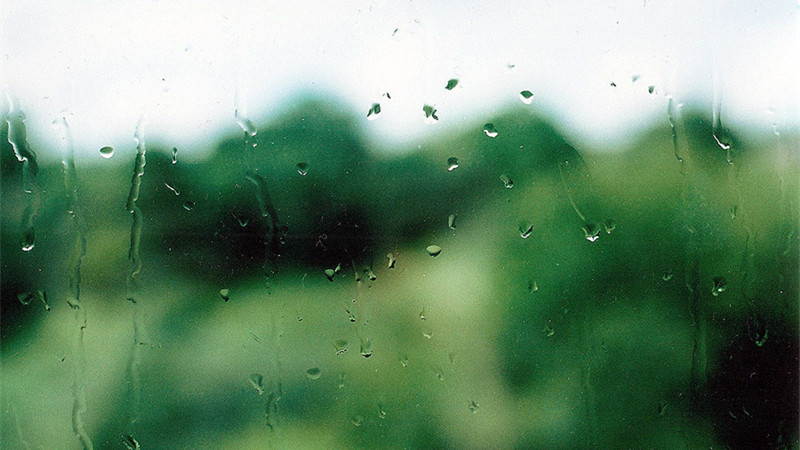
//> input picture opencv_base/IOU/rain.jpg, 800 x 450 px
$ ./main ../opencv_base/IOU/rain.jpg   (built with g++ and OpenCV 4)
//> lines starting //> are read from the running program, lines starting //| are printed output that depends on the picture; after the words box and inside, x2 and y2 are one past the last pixel; in counts of white or black regions, pixels touching at a corner belong together
#include "opencv2/core/core.hpp"
#include "opencv2/imgproc/imgproc.hpp"
#include "opencv2/highgui/highgui.hpp"
#include <iostream>
#include <stdlib.h>
#include <stdio.h>

using namespace cv;
using namespace std;


Mat g_src,g_src_gray;
int thresh = 100;
int max_thresh = 255;
RNG rng(12345);

static void thresh_callback(int,void *);

int main(int argc, char ** argv)
{
	g_src = imread(argv[1],1);
//> g_src is the input picture: 450 rows x 800 cols, CV_8UC3; mean B, G, R 113.5, 142, 109.7
	if(!g_src.data){
		printf("imread load failed\n");
		return -1;
	}

	cvtColor(g_src,g_src_gray,CV_BGR2GRAY);
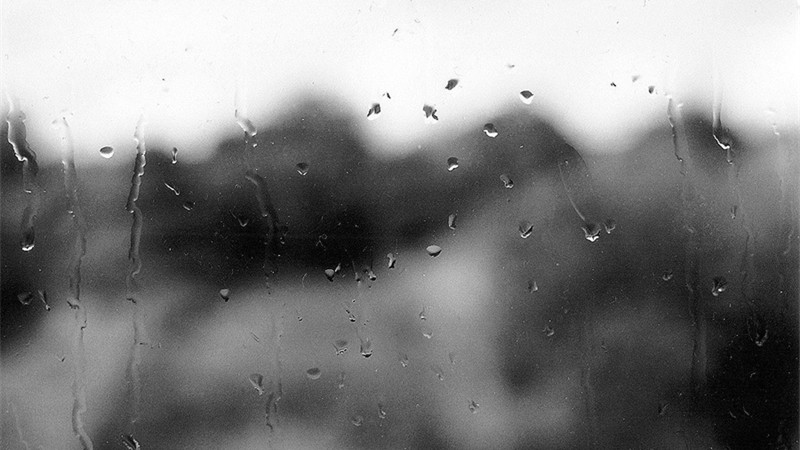
//> g_src_gray: 450 rows x 800 cols, CV_8UC1; min 0, max 255, mean 129.1
	blur(g_src_gray,g_src_gray,Size(3,3));

	char *source_window = "Source";
	namedWindow(source_window,CV_WINDOW_AUTOSIZE);
	imshow(source_window,g_src);

	createTrackbar("Canny thresh",source_window,&thresh,max_thresh,thresh_callback);
	thresh_callback(0,0);

   	waitKey(0);

    return 0;
}

/*
    CV_RETR_EXTERNAL=0,
    CV_RETR_LIST=1,
    CV_RETR_CCOMP=2,
    CV_RETR_TREE=3,
    CV_RETR_FLOODFILL=4
*/
#define CV_CUSTOM_MODE CV_RETR_TREE

/*
    CV_CHAIN_CODE=0,
    CV_CHAIN_APPROX_NONE=1,
    CV_CHAIN_APPROX_SIMPLE=2,
    CV_CHAIN_APPROX_TC89_L1=3,
    CV_CHAIN_APPROX_TC89_KCOS=4,
    CV_LINK_RUNS=5
*/

#define CV_CUSTOM_METHOD CV_CHAIN_APPROX_SIMPLE

static void thresh_callback(int,void *)
{

//	Mat canny_output;
	Mat threshold_output;
	vector<vector<Point> >  contours;
	vector<Vec4i> hierarchy;

//	Canny(g_src_gray,canny_output,thresh,thresh*2,3);
	threshold(g_src_gray,threshold_output,thresh,255,THRESH_BINARY);
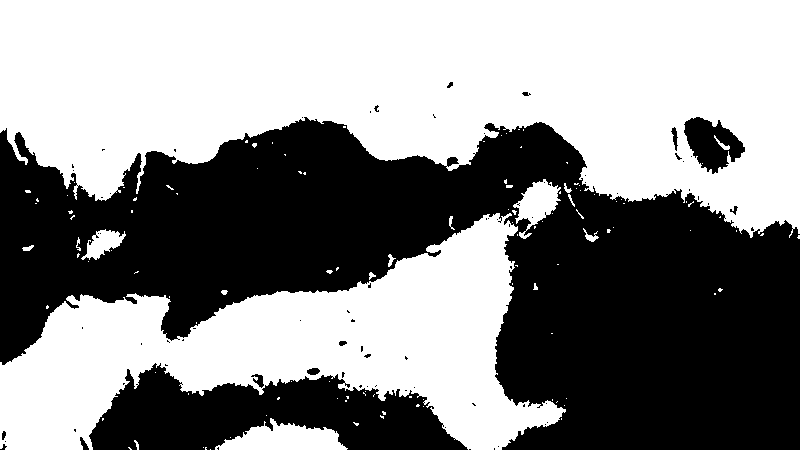
//> threshold_output: 450 rows x 800 cols, CV_8UC1; 54.3% white; 76 black regions (64 under 20 px)

	findContours(threshold_output,contours,hierarchy,CV_CUSTOM_MODE,CV_CUSTOM_METHOD,Point(0,0));
//> contours = 208 contours, 183 with area under 20; largest, box (x1, y1, x2, y2) and area: (0, 0, 800, 238) 131612, (0, 213, 566, 450) 58745, (215, 418, 348, 450) 2324, (683, 116, 746, 175) 2198, (513, 179, 561, 239) 1237
#if 0
	vector<vector<Point> > hull( contours.size());
	for(int i = 0; i < contours.size(); i++){
		convexHull(contours[i], hull[i],false);
	}
#endif

	printf("contours.size = %d\n",contours.size());
//| contours.size = 208

	vector<RotatedRect> minRect( contours.size() );
	vector<RotatedRect> minEllipse( contours.size() );

	for(int i = 0; i < contours.size(); i++){
		minRect[i] = minAreaRect( Mat(contours[i]));
		if( contours[i].size() > 5 ){
			minEllipse[i] = fitEllipse( Mat(contours[i]));
		}
	}
//> after the loop, minRect = 208 RotatedRects (x, y, width, height, angle), first 8: [210, 449, 0, 0, -90], [205.5, 448, 2, 1, -90], [203, 447, 0, 0, -90], [129.5, 448, 0.71, 3.54, -45], [136.7, 444.2, 2.69, 9.83, -20.56], [230, 437, 0, 0, -90], [355.4, 423.6, 2.43, 5.34, -75.96], [561, 418.5, 1, 0, -90]; minEllipse = 208 RotatedRects (x, y, width, height, angle), first 8: [0, 0, 0, 0, 0], [0, 0, 0, 0, 0], [0, 0, 0, 0, 0], [0, 0, 0, 0, 0], [136.4, 444.5, 3.06, 10.19, 156.8], [0, 0, 0, 0, 0], [355.4, 423.5, 2.96, 6.11, 100.7], [0, 0, 0, 0, 0]


	Mat drawing = Mat::zeros(threshold_output.size(),CV_8UC3);
#if 1
	for(int i = 0; i < contours.size(); i++){
		Scalar color = Scalar(rng.uniform(0,255), rng.uniform(0,255),rng.uniform(0,255));
		drawContours(drawing,contours,i,color,2,8,vector<Vec4i>(),0,Point());
		ellipse(drawing,minEllipse[i],color,2,8);

		Point2f rect_points[4];
		minRect[i].points( rect_points );
		for(int j = 0; j < 4; j++){
			line(drawing,rect_points[j],rect_points[(j+1)%4],color,1,8);
		}
	}
//> this loop made 208 passes
//> rect_points on pass 48: 4 Points (x, y): [88, 261], [88, 261], [88, 261], [88, 261]
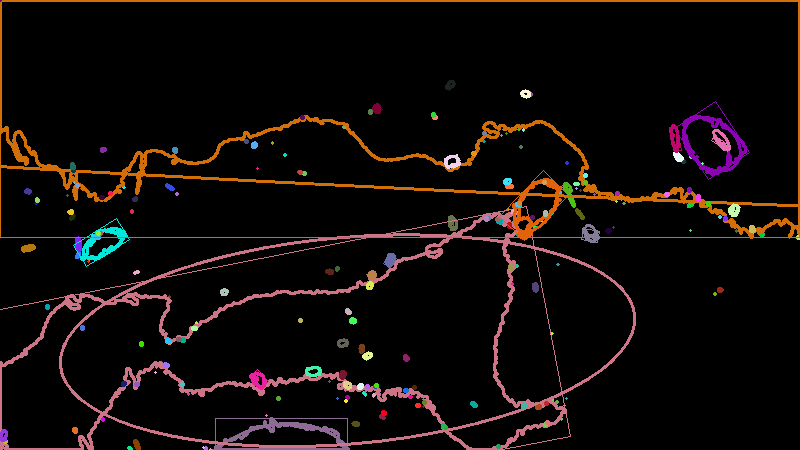
//> drawing: 450 rows x 800 cols, CV_8UC3; mean B, G, R 8.2, 9.9, 16.2


#else
	Scalar color = Scalar(rng.uniform(0,255), rng.uniform(0,255),rng.uniform(0,255));
	drawContours(drawing,contours,-1,color);

#endif
	imshow("contours_poly",drawing);
}
